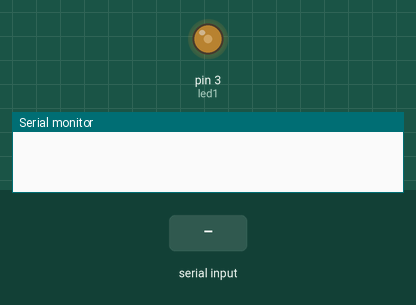
Bench run of a sketch on a simulated Arduino Uno, built with avr-gcc and run on an emulated ATmega328P. On the bench: output pins drawn as LEDs (lit = HIGH), the last lines printed to the serial monitor. Inputs (shaded band) come from the test bench.

Above: at 1.2 s.
1.3 s: byte 30 received over Serial
At 1.8 s:
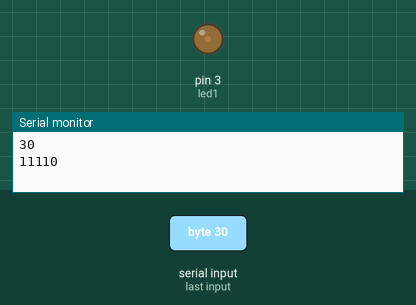
2.8 s: byte 90 received over Serial
At 4.1 s:
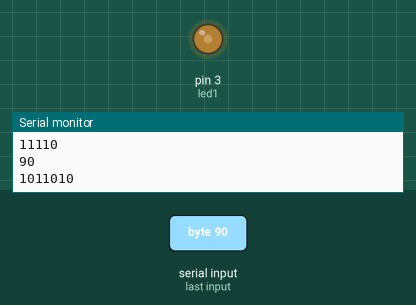
Timing chart, 0 to 5.8 s (numbered marks = the images above; inputs shaded):
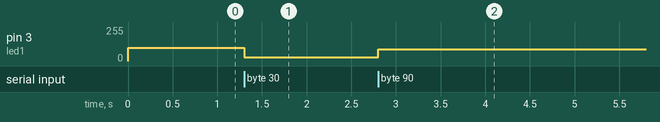

Measured:
- after the input at 1.3 s, pin 3 (led1): 100/255 → 30/255 at once
- after the input at 2.8 s, pin 3 (led1): 30/255 → 90/255 at once

The sketch:

control_luz_1.ino
```cpp
int led1=3;
int incoming=100;
//

void setup(){
  Serial.begin(9600);
  pinMode(led1,OUTPUT);
  analogWrite(led1,incoming);
}

void loop(){
  if(Serial.available()>0){
    incoming=Serial.read();
    analogWrite(led1,incoming);
    Serial.println(incoming,DEC);
    Serial.println(incoming,BIN);
    delay(1000);
}
}
```
